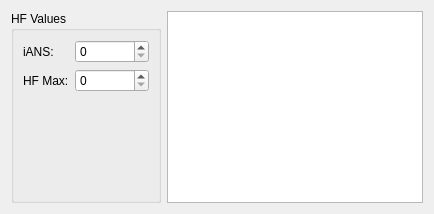
        <widget class="QWidget" name="tab_hf">
         <attribute name="title">
          <string>HF</string>
         </attribute>
         <layout class="QHBoxLayout" name="horizontalLayout_6">
          <item>
           <widget class="QGroupBox" name="groupBox_hfvalues">
            <property name="minimumSize">
             <size>
              <width>150</width>
              <height>0</height>
             </size>
            </property>
            <property name="maximumSize">
             <size>
              <width>150</width>
              <height>16777215</height>
             </size>
            </property>
            <property name="title">
             <string>HF Values</string>
            </property>
            <layout class="QFormLayout" name="formLayout_4">
             <item row="0" column="0">
              <widget class="QLabel" name="label_11">
               <property name="text">
                <string>iANS:</string>
               </property>
              </widget>
             </item>
             <item row="1" column="0">
              <widget class="QLabel" name="label_12">
               <property name="text">
                <string>HF Max:</string>
               </property>
              </widget>
             </item>
             <item row="0" column="1">
              <widget class="QSpinBox" name="spinBox_hfThres">
               <property name="maximum">
                <number>300</number>
               </property>
              </widget>
             </item>
             <item row="1" column="1">
              <widget class="QSpinBox" name="spinBox_hfMax">
               <property name="maximum">
                <number>300</number>
               </property>
              </widget>
             </item>
            </layout>
           </widget>
          </item>
          <item>
           <widget class="QTableView" name="tableView_hf"/>
          </item>
         </layout>
        </widget>
